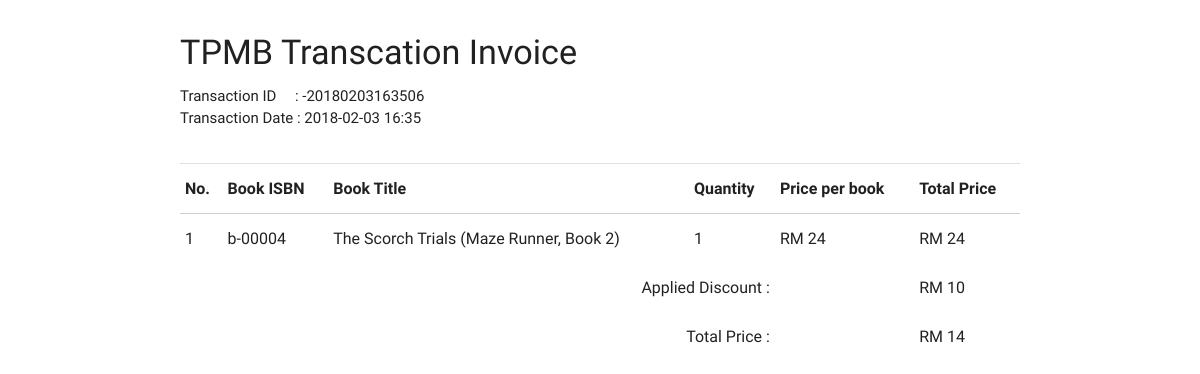
Screenshot of /transaction-slip.php?transID=-20180203163506 (signed in) with the database file from the repository.
### tables this page shows
CREATE TABLE `transaction` (
  `transactionID` varchar(255) NOT NULL,
  `transactionUser` varchar(255) NOT NULL,
  `transactionTotal` int(255) NOT NULL,
  `transactionPoint` int(11) NOT NULL,
  `transactionDiscount` int(5) NOT NULL DEFAULT '0',
  `transactionCard` int(11) NOT NULL,
  `transactionDate` varchar(50) NOT NULL
);

CREATE TABLE `book` (
  `bookISBN` varchar(255) NOT NULL,
  `bookname` varchar(255) NOT NULL,
  `bookcategory` varchar(80) NOT NULL,
  `bookauthor` varchar(255) NOT NULL,
  `bookdesc` longtext NOT NULL,
  `bookprice` int(11) NOT NULL,
  `bookpages` int(11) NOT NULL,
  `bookpublisher` varchar(255) NOT NULL,
  `bookdateadd` int(11) NOT NULL,
  `bookthumbnail` varchar(255) NOT NULL,
  `bookQty` int(11) NOT NULL DEFAULT '0'
);

CREATE TABLE `transactiondetail` (
  `index` int(11) NOT NULL,
  `transactionID` varchar(255) NOT NULL,
  `bookISBN` varchar(255) NOT NULL,
  `quantity` int(255) NOT NULL
);

### php/connect.php (called while the page is built, shortened)
<?php
function scanner($input,$url){
  if (preg_match('/[\'"^$&%*}{#~?><>|;]/', $input)){
     $fail = 1;
     echo "<script>window.location = '$url'; exit();</script>";
  } else {
    return $input;
  }
}
?>

### transaction-slip.php (the view, shortened to what this page needs)
<?php session_start();
include "php/connect.php";
$currentUser = $_SESSION['tpmb-user'];
$currentAction = scanner($_GET['transID'],"404.php");
$queryID = $currentUser . $currentAction;
$query = "SELECT * FROM transaction WHERE transactionUser = '$currentUser' AND transactionID = '$queryID'";
?>
<head>
	<link type="text/css" rel="stylesheet" href="css/materialize.min.css" media="screen,projection" />
	<link type="text/css" rel="stylesheet" href="css/tpmb.css" media="screen,projection" />
</head>
<body>
  <main class="container">
    <h4 class="left-align col s12 m6 offset-m3 margintop4">TPMB Transcation Invoice</h4>
		<?php
    $userTransactionArray=mysqli_query($conn,$query);
		if(mysqli_num_rows($userTransactionArray) > 0){
    while($userTransaction = mysqli_fetch_array($userTransactionArray)){ ?>
		<span>Transaction ID &nbsp;&nbsp;&nbsp;&nbsp;: <?php echo $currentAction; ?></span><br />
		<span>Transaction Date : <?php echo $userTransaction['transactionDate']; ?></span>
    <div class="divider margintop4"></div>
		<table class="responsive-table">
			<thead>
        <tr><th>No.</th><th>Book ISBN</th><th>Book Title</th><th>Quantity</th><th>Price per book</th><th>Total Price</th></tr>
      </thead>
      <tbody>
				<?php $ti = $userTransaction['transactionID'];
				$bookDetailArray=mysqli_query($conn,"SELECT td.bookISBN, td.quantity, b.bookname, b.bookprice FROM book as b, transactiondetail as td WHERE td.transactionID='$ti' AND b.bookISBN=td.bookISBN");
				$indexNum = 1;
				$totalPrice = 0;
				while($bookDetail = mysqli_fetch_array($bookDetailArray)){?>
				<tr>
					<td><?php echo $indexNum; ?></td>
					<td><?php echo $bookDetail['bookISBN']; ?></td>
					<td><?php echo $bookDetail['bookname']; ?></td>
					<td><?php echo $bookDetail['quantity']; ?></td>
					<td>RM <?php echo $bookDetail['bookprice']; ?></td>
					<td>RM <?php $totalPerBook = $bookDetail['quantity'] * $bookDetail['bookprice']; echo $totalPerBook; ?></td>
				</tr>
			<?php $indexNum++; $totalPrice += $totalPerBook;}
			if($userTransaction['transactionDiscount'] != 0){ ?>
				<tr><td colspan="4" class="right-align">Applied Discount : </td><td></td><td>RM <?php echo $userTransaction['transactionDiscount']; ?></td></tr>
			<?php $totalPrice-=$userTransaction['transactionDiscount']; }?>
			<tr><td colspan="4" class="right-align">Total Price : </td><td></td><td>RM <?php echo $totalPrice; ?></td></tr>
			</tbody>
		</table>
	<?php }} ?>
  </main>
</body>

### css/tpmb.css (style rules this page uses)
body { display: flex; min-height: 100vh; flex-direction: column; }
main { flex: 1 0 auto; }
.margintop4 { margin-top : 4%; }

### rows the page displays
transaction: transactionDate "2018-02-03 16:35", transactionDiscount "10", totalPrice "14"
book: transactiondetail.bookISBN "b-00004", bookname "The Scorch Trials (Maze Runner, Book 2)", transactiondetail.quantity "1", bookprice "24"
